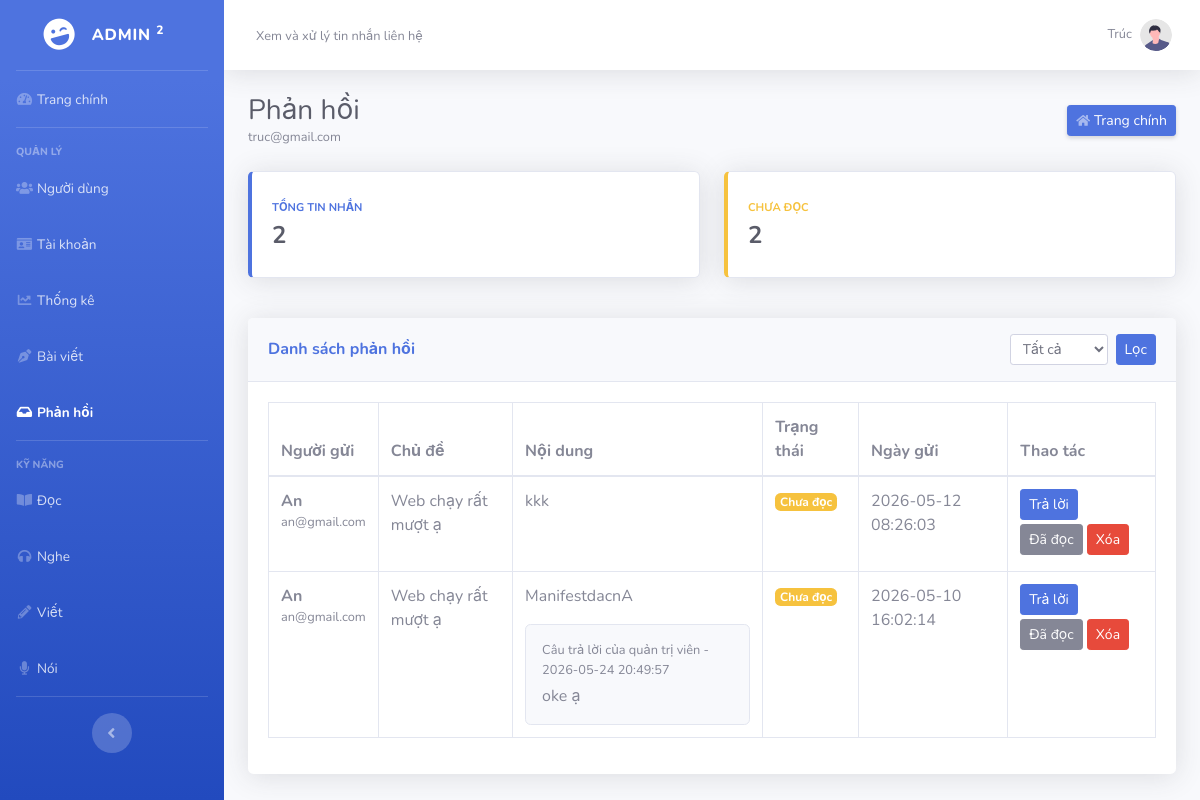
/admin/feedback.php (signed in), run on the app's committed database.
### tables this page shows
CREATE TABLE `contact_messages` (
  `id` int(11) NOT NULL,
  `name` varchar(100) DEFAULT NULL,
  `email` varchar(100) DEFAULT NULL,
  `subject` varchar(255) DEFAULT NULL,
  `message` text DEFAULT NULL,
  `is_read` tinyint(1) NOT NULL DEFAULT 0,
  `reply_message` longtext DEFAULT NULL,
  `replied_at` datetime DEFAULT NULL,
  `user_seen_at` datetime DEFAULT NULL,
  `created_at` timestamp NOT NULL DEFAULT current_timestamp()
);

### admin/feedback.php (the view, shortened to what this page needs)
<?php
require_once __DIR__ . '/_layout.php';
$statusFilter = trim((string) ($_GET['status'] ?? 'all'));
$feedbackItems = [];
$sql = 'SELECT id, name, email, subject, message, COALESCE(is_read,0) AS is_read, reply_message, replied_at, created_at FROM contact_messages';
$sql .= ' ORDER BY id DESC LIMIT 100';
$result = $conn->query($sql);
if ($result) {
    while ($row = $result->fetch_assoc()) {
        $feedbackItems[] = $row;
    }
}
$counts = ['total' => 0, 'unread' => 0];
$result = $conn->query('SELECT COUNT(*) AS total, SUM(CASE WHEN COALESCE(is_read,0)=0 THEN 1 ELSE 0 END) AS unread FROM contact_messages');
if ($result) {
    $counts = $result->fetch_assoc() ?: $counts;
}
?>
<div class="row mb-4">
    <div class="col-md-6 mb-3"><div class="card border-left-primary shadow h-100 py-2"><div class="card-body"><div class="text-xs font-weight-bold text-primary text-uppercase mb-1">Tổng tin nhắn</div><div class="h4 mb-0 font-weight-bold text-gray-800"><?php echo (int) ($counts['total'] ?? 0); ?></div></div></div></div>
    <div class="col-md-6 mb-3"><div class="card border-left-warning shadow h-100 py-2"><div class="card-body"><div class="text-xs font-weight-bold text-warning text-uppercase mb-1">Chưa đọc</div><div class="h4 mb-0 font-weight-bold text-gray-800"><?php echo (int) ($counts['unread'] ?? 0); ?></div></div></div></div>
</div>
<div class="card content-card shadow mb-4">
    <div class="card-header py-3 d-flex justify-content-between align-items-center"><h6 class="m-0 font-weight-bold text-primary">Danh sách phản hồi</h6><form class="form-inline" method="get"><select name="status" class="form-control form-control-sm mr-2"><option value="all"<?php echo $statusFilter === 'all' ? ' selected' : ''; ?>>Tất cả</option></select><button class="btn btn-sm btn-primary">Lọc</button></form></div>
    <div class="card-body">
        <div class="table-responsive">
            <table class="table table-bordered align-middle" width="100%" cellspacing="0">
                <thead><tr><th>Người gửi</th><th>Chủ đề</th><th>Nội dung</th><th>Trạng thái</th><th>Ngày gửi</th><th>Thao tác</th></tr></thead>
                <tbody>
                    <?php if (!$feedbackItems): ?>
                        <tr><td colspan="6" class="text-center text-muted">Chưa có phản hồi nào.</td></tr>
                    <?php else: ?>
                        <?php foreach ($feedbackItems as $feedback): ?>
                            <tr>
                                <td>
                                    <strong><?php echo htmlspecialchars($feedback['name'] ?? '', ENT_QUOTES, 'UTF-8'); ?></strong>
                                    <div class="small text-muted"><?php echo htmlspecialchars($feedback['email'] ?? '', ENT_QUOTES, 'UTF-8'); ?></div>
                                </td>
                                <td><?php echo htmlspecialchars($feedback['subject'] ?? '', ENT_QUOTES, 'UTF-8'); ?></td>
                                <td style="max-width: 320px;">
                                    <?php echo nl2br(htmlspecialchars($feedback['message'] ?? '', ENT_QUOTES, 'UTF-8')); ?>
                                    <?php if (!empty($feedback['reply_message'])): ?>
                                        <div class="mt-3 p-3 bg-light border rounded">
                                            <div class="small text-muted mb-1">Câu trả lời của quản trị viên<?php if (!empty($feedback['replied_at'])): ?> - <?php echo htmlspecialchars($feedback['replied_at'], ENT_QUOTES, 'UTF-8'); ?><?php endif; ?></div>
                                            <div><?php echo nl2br(htmlspecialchars($feedback['reply_message'], ENT_QUOTES, 'UTF-8')); ?></div>
                                        </div>
                                    <?php endif; ?>
                                </td>
                                <td><span class="badge badge-<?php echo ((int) ($feedback['is_read'] ?? 0) === 1) ? 'success' : 'warning'; ?>"><?php echo ((int) ($feedback['is_read'] ?? 0) === 1) ? 'Đã đọc' : 'Chưa đọc'; ?></span></td>
                                <td><?php echo htmlspecialchars($feedback['created_at'] ?? '', ENT_QUOTES, 'UTF-8'); ?></td>
                                <td>
                                    <a class="btn btn-sm btn-primary mb-1" href="feedback.php?reply=<?php echo (int) $feedback['id']; ?>#reply-form">Trả lời</a>
                                    <a class="btn btn-sm btn-secondary mb-1" href="feedback.php?toggle_read=<?php echo (int) $feedback['id']; ?>"><?php echo ((int) ($feedback['is_read'] ?? 0) === 1) ? 'Chưa đọc' : 'Đã đọc'; ?></a>
                                    <a class="btn btn-sm btn-danger mb-1" href="feedback.php?delete=<?php echo (int) $feedback['id']; ?>" onclick="return confirm('Xóa tin nhắn này?');">Xóa</a>
                                </td>
                            </tr>
                        <?php endforeach; ?>
                    <?php endif; ?>
                </tbody>
            </table>
        </div>
    </div>
</div>

### admin/_layout.php (style rules this page uses)
.content-card { border:0;box-shadow:0 .15rem 1.75rem 0 rgba(58,59,69,.15) }

### data on the page
contact_messages: name "An", email "an@gmail.com", subject "Web chạy rất mượt ạ", message "kkk", created_at "2026-05-12 08:26:03"
contact_messages: name "An", email "an@gmail.com", subject "Web chạy rất mượt ạ", message "ManifestdacnA", replied_at "2026-05-24 20:49:57", reply_message "oke ạ", created_at "2026-05-10 16:02:14"

### other printed values
$subtitle !== '' ? $subtitle : 'Admin Management' "Xem và xử lý tin nhắn liên hệ"
$userName "Trúc"
$title "Phản hồi"
$userEmail "truc@gmail.com"
$counts['total'] "2"
$counts['unread'] "2"
